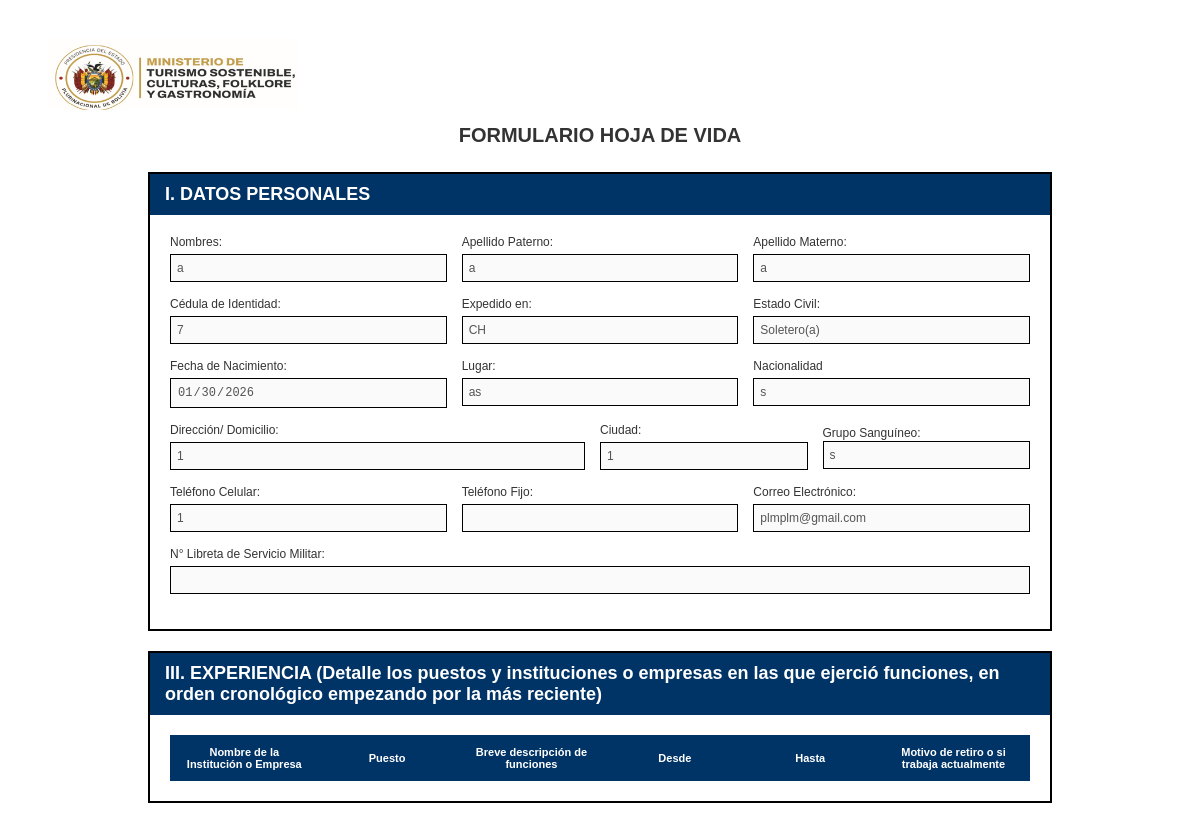
/detalles/19 (signed in), run on the app's committed database.
### tables this page shows
CREATE TABLE datos(
        id INTEGER PRIMARY KEY AUTOINCREMENT,
        nombres TEXT NOT NULL,
        ap_pat TEXT,
        ap_mat TEXT,
        ci TEXT NOT NULL,
        exp TEXT,
        est_civil TEXT NOT NULL,
        fecha_nac TEXT NOT NULL,
        lugar TEXT NOT NULL,
        nacio TEXT NOT NULL,
        direccion TEXT NOT NULL,
        ciudad TEXT NOT NULL,
        gr_san TEXT NOT NULL,
        tcel INTEGER NOT NULL,
        tfijo INTEGER,
        correo TEXT UNIQUE,
        n_libser TEXT
        );

### app.py (the view)
@app.route('/detalles/<int:id>')
@login_required
def detalles(id):
    conn = get_db_connection()
    persona = conn.execute("SELECT * FROM datos WHERE id = ?", (id, )).fetchone()
    experiencia = conn.execute(
        """
        SELECT * FROM experiencia
        WHERE persona_id = ?
        ORDER BY id DESC
        """, (id,)).fetchall()
    conn.close()
    if persona is None:
        flash("Persona no encontrada", "error")
        return redirect(url_for('usuarios'))
    return render_template("detalles.html", persona=persona, experiencia=experiencia)

### app.py (called while the page is built)
def get_db_connection():
    conn = sqlite3.connect('form_hv.db')
    conn.row_factory = sqlite3.Row
    return conn

@login_manager.user_loader
def load_user(user_id):
    return User.get_by_id(user_id)

    @staticmethod
    def get_by_id(user_id):
        conn = get_db_connection()
        user = conn.execute('SELECT * FROM users WHERE id=?',(user_id, )).fetchone()
        conn.close()
        if user:
            return User(user['id'], user['username'],user['password'])
        return None

### templates/detalles.html (shortened to what this page needs)
<!DOCTYPE html>
<html lang="es">
<head>
</head>
<body>
    <nav style="display: flex; justify-content: space-between; align-items: center; padding: 10px 20px; ">
        <div class="imagen">
            <img src="{{url_for('static', filename='image.png')}}" alt="LOGO MTSCFYG" style="width: 250px;">
        </div>
    </nav>
    <div style="display: flex; align-items: center; justify-content: center;">
        <label style="font-size: 20px;"><strong>FORMULARIO HOJA DE VIDA</strong></label>
    </div>
<div class="container">
            <div class="header">
                I. DATOS PERSONALES
            </div>
            <div class="form-content">
                <div class="form-row">
                    <div class="form-group">
                        <label for="">Nombres:</label>
                        <input type="text" value="{{ persona.nombres }}" disabled>
                    </div>
                    <div class="form-group">
                        <label for="">Apellido Paterno:</label>
                        <input type="text" value="{{ persona.ap_pat }}" disabled>
                    </div>
                    <div class="form-group">
                        <label for="">Apellido Materno:</label>
                        <input type="text" value="{{ persona.ap_mat }}" disabled>
                    </div>
                </div>
                <div class="form-row">
                    <div class="form-group">
                        <label for="">Cédula de Identidad:</label>
                        <input type="text" value="{{ persona.ci }}" disabled>
                    </div>
                    <div class="form-group">
                        <label for="">Expedido en:</label>
                        <input type="text" value="{{ persona.exp }}" disabled>
                    </div>
                    <div class="form-group">
                        <label>Estado Civil:</label>
                        <input type="text" value="{{ persona.est_civil }}" disabled>
                    </div>
                </div>
                <div class="form-row">
                    <div class="form-group">
                        <label>Fecha de Nacimiento:</label>
                        <input type="date" value="{{ persona.fecha_nac }}" disabled>
                    </div>
                    <div class="form-group">
                        <label>Lugar:</label>
                        <input type="text" value="{{ persona.lugar }}" disabled>
                    </div>
                    <div class="form-group">
                        <label for="">Nacionalidad</label>
                        <input type="text" value="{{ persona.nacio }}" disabled>
                    </div>
                </div>
                <div class="form-row">
                    <div class="form-group" style="flex: 2;">
                        <label for="">Dirección/ Domicilio:</label>
                        <input type="text" value="{{ persona.direccion }}" disabled>
                    </div>
                    <div class="form-group">
                        <label for="">Ciudad:</label>
                        <input type="text" value="{{ persona.ciudad }}" disabled>
                    </div>
                    <div class="form-group">
                        <div class="box">
                            <div>
                                <label for="">Grupo Sanguíneo:</label>
                                <input type="text" value="{{ persona.gr_san }}" disabled>
                            </div>
                        </div>
                    </div>
                </div>
                <div class="form-row">
                    <div class="form-group">
                        <label for="">Teléfono Celular:</label>
                        <input type="number" value="{{ persona.tcel }}" disabled>
                    </div>
                    <div class="form-group">
                        <label for="">Teléfono Fijo:</label>
                        <input type="number" value="{{ persona.tfijo }}" disabled>
                    </div>
                    <div class="form-group">
                        <label for="">Correo Electrónico:</label>
                        <input type="email" value="{{ persona.correo }}" disabled>
                    </div>
                </div>
                <div class="form-row">
                    <div class="form-group">
                        <label for="">N° Libreta de Servicio Militar:</label>
                        <input type="text" value="{{ persona.n_libser }}" disabled>
                    </div>
                </div>
            </div>
        </div>
        <div class="container">
            <div class="header">III. EXPERIENCIA (Detalle los puestos y instituciones o empresas en las que ejerció funciones, en orden cronológico empezando por la más reciente)</div>
            <div class="form-content">
                <table id="tabla-experiencia">
                    <thead>
                        <tr>
                            <th>Nombre de la Institución o Empresa</th>
                            <th>Puesto</th>
                            <th>Breve descripción de funciones</th>
                            <th>Desde</th>
                            <th>Hasta</th>
                            <th>Motivo de retiro o si trabaja actualmente</th>
                        </tr>
                    </thead>
                </table>
            </div>
</body>
</html>

### templates/detalles.html (style rules this page uses)
body { font-family: Arial, Helvetica, sans-serif; padding: 20px; }
.container { max-width: 900px; margin: 0 auto; background-color: white; border: 2px solid; margin-top: 20px; }
.header { background-color: #003366; color: white; padding: 10px 15px; font-weight: bold; font-size: 18px; }
.form-content { padding: 20px; }
.form-row { display: flex; gap: 15px; margin-bottom: 15px; align-items: flex-start; }
.form-group { flex: 1; display: flex; flex-direction: column; }
label { font-size: 12px; margin-bottom: 5px; color: #333; }
input[type="text"], input[type="date"], input[type="email"], input[type="number"] { padding: 6px; border: 1px solid #000; font-size: 12px; width: 100%; box-sizing: border-box; }
table { width: 100%; border-collapse: collapse; }
thead { background-color: #003366; color: white; }
th { border: 1px solid #003366; padding: 10px; font-size: 11px; text-align: center; width: 200px; }

### data on the page
datos: nombres "a", ap_pat "a", ap_mat "a", ci "7", exp "CH", est_civil "Soletero(a)", fecha_nac "01/30/2026", lugar "as", nacio "s", direccion "1", ciudad "1", gr_san "s", tcel "1", correo "plmplm@gmail.com"
